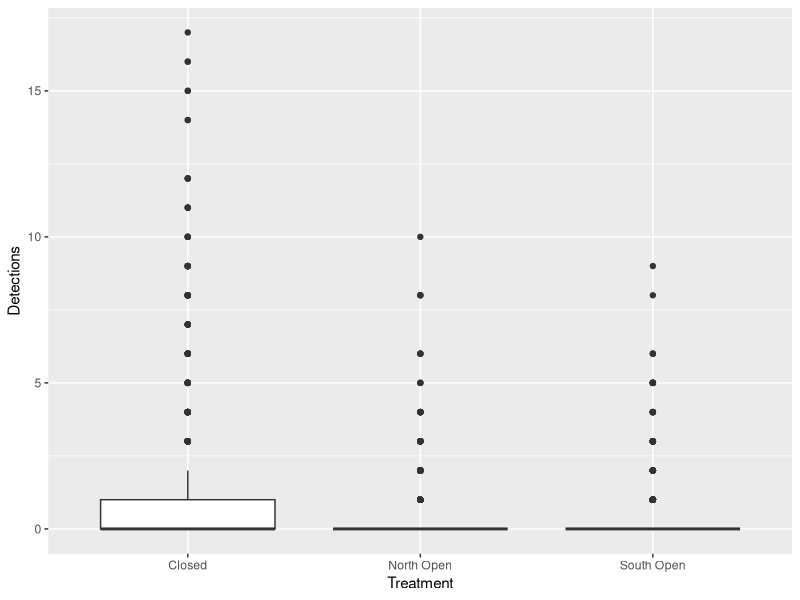
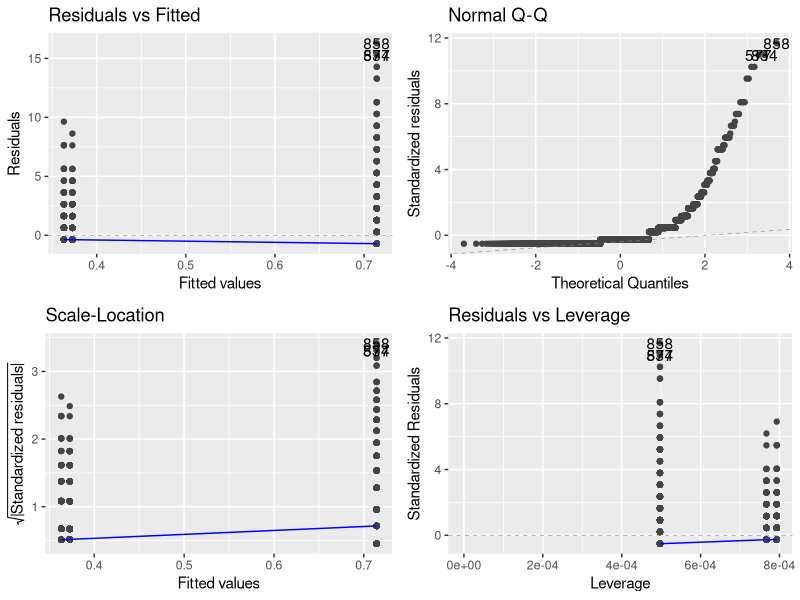
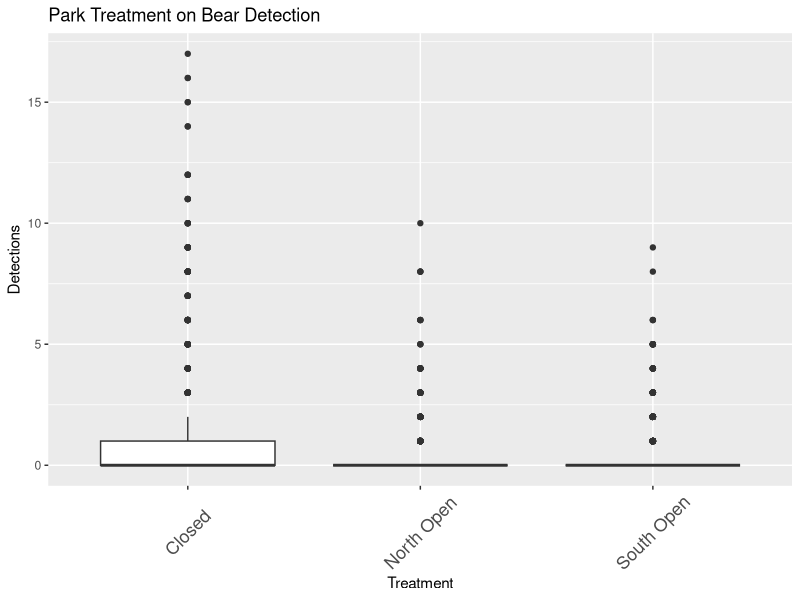

The R source for these figures, in order:
## ---- chunk 1
rm(list=ls())
library(here)
library(tidyverse)
library(ggfortify)
bears <- read.csv("data/Short_et_al_Data1 (1).csv")
## ---- chunk 2
glimpse(bears)
summary(bears)

## ---- chunk 3
#change character variables to factor variables
bears$YearClosures <- as.factor(bears$YearClosures)
bears$Exposure <- as.factor(bears$Exposure)
bears$PeoplePresent <- as.factor(bears$PeoplePresent)
bears$Treatment <- as.factor(bears$Treatment)

## ---- chunk 4
#use the levels function to see if there are mistakes 
levels(bears$Treatment)
## ---- chunk 5
#plot the relationship between the detection of bears and the treatment to see the correlation 
ggplot(bears, aes(x= Treatment, y = Detections)) + geom_boxplot()
## ---- chunk 6
#making a model
bear.model <- lm(Detections ~ Treatment, data = bears)
autoplot(bear.model)

## ---- chunk 7
#run anova test 
anova(bear.model)
## ---- chunk 8
ggplot(bears, aes(x= Treatment, y = Detections)) + geom_boxplot() + ggtitle("Park Treatment on Bear Detection") + theme(
  axis.title.x = element_text( size = rel(1)), 
  axis.text.x = element_text(angle = 45, size = 13, vjust = .5))
